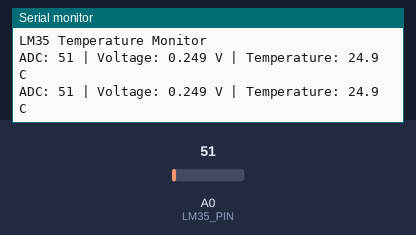
A sketch run on a simulated Arduino Uno, built with avr-gcc and run on an emulated ATmega328P. Parts: the last lines printed to the serial monitor. Inputs (shaded band) come from the test bench; at power-on: A0 (LM35_PIN) = 51.

Above: at 1.8 s.
1.9 s: A0 (LM35_PIN) set to 61
At 2.8 s:
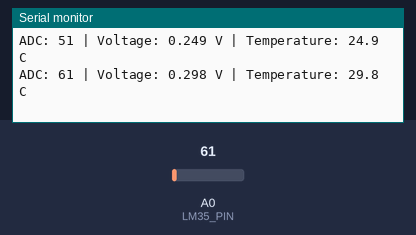
3.4 s: A0 (LM35_PIN) set to 71
At 4.8 s:
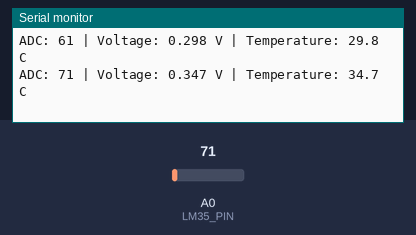
Timing chart, 0 to 6.4 s (numbered marks = the images above; inputs shaded):
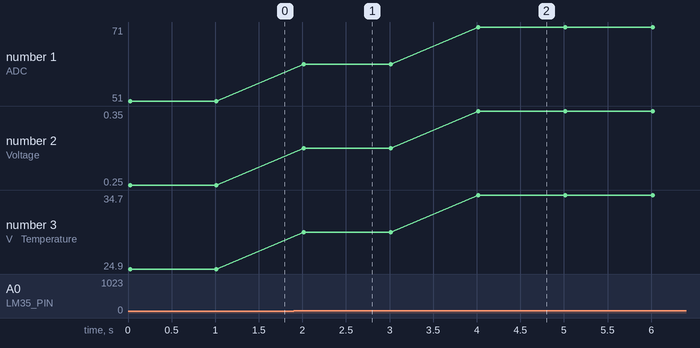

Measured:
- after the input at 1.9 s, the serial monitor: prints a new line after 0.11 s (image 1)
- after the input at 3.4 s, the serial monitor: prints a new line after 0.62 s (image 2)
- plotted number 1: 51 → 61 after the input at 1.9 s, 61 → 71 after the input at 3.4 s
- plotted number 2: 0.25 → 0.3 after the input at 1.9 s, 0.3 → 0.35 after the input at 3.4 s
- plotted number 3: 24.9 → 29.8 after the input at 1.9 s, 29.8 → 34.7 after the input at 3.4 s

The sketch:

TemperatureMonitoring.ino
```cpp
/*
  Project: Arduino-Based Temperature Monitoring System
  Board: Arduino Uno
  Sensor: LM35 analog temperature sensor

  Verify your exact sensor package pinout against its datasheet.
  Typical connections: +Vs -> 5V, Vout -> A0, GND -> GND.
  LM35 output is nominally 10 mV per degree Celsius.
*/
const int LM35_PIN = A0;
const float ADC_REFERENCE_VOLTAGE = 5.0;
const int ADC_MAX_VALUE = 1023;

void setup() {
  Serial.begin(9600);
  Serial.println("LM35 Temperature Monitor");
}

void loop() {
  int adcValue = analogRead(LM35_PIN);
  float voltage = adcValue * (ADC_REFERENCE_VOLTAGE / ADC_MAX_VALUE);
  float temperatureC = voltage * 100.0;

  Serial.print("ADC: ");
  Serial.print(adcValue);
  Serial.print(" | Voltage: ");
  Serial.print(voltage, 3);
  Serial.print(" V | Temperature: ");
  Serial.print(temperatureC, 1);
  Serial.println(" C");

  delay(1000);
}
```
